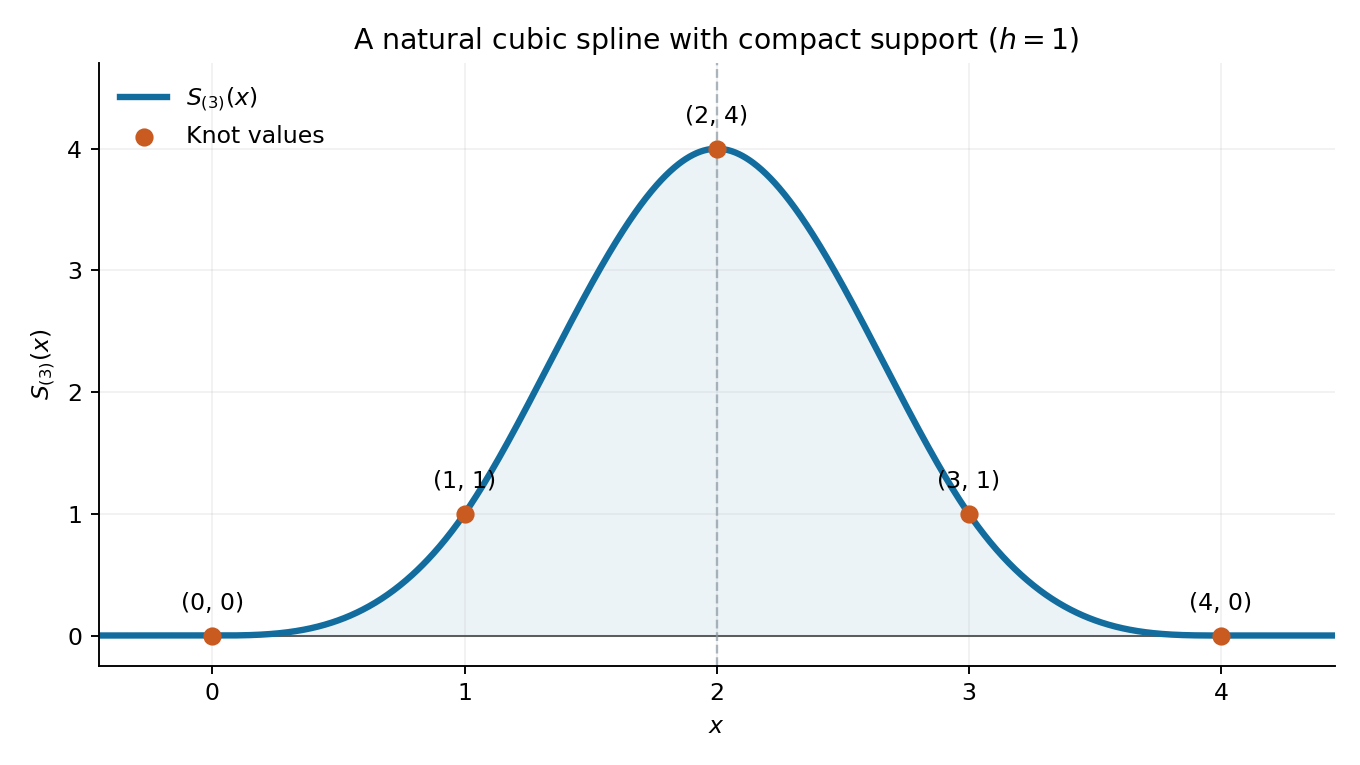

Write the Python code that produced this figure.
"""Original AO2 spline illustration. Python 3.14, NumPy 2.3, Matplotlib 3.10.
Run from any output directory; creates the PNG in the current directory.
"""
from pathlib import Path
from math import comb
import numpy as np
import matplotlib.pyplot as plt
x=np.linspace(-.45,4.45,1401)
y=sum((-1)**k*comb(4,k)*np.maximum(x-k,0)**3 for k in range(5))
y[(x<=0)|(x>=4)]=0
fig,ax=plt.subplots(figsize=(8,4.5),facecolor='white')
ax.set_facecolor('white')
ax.axhline(0,color='#555555',lw=.8)
ax.axvline(2,color='#8c9aa3',lw=1,ls='--',alpha=.7)
ax.plot(x,y,color='#126d9e',lw=2.7,label=r'$S_{(3)}(x)$')
ax.fill_between(x,0,y,color='#126d9e',alpha=.08)
ax.scatter(np.arange(5),[0,1,4,1,0],color='#c95a20',s=45,zorder=4,label='Knot values')
for t,v in enumerate([0,1,4,1,0]):ax.annotate(f'({t}, {v})',(t,v),xytext=(0,11),textcoords='offset points',ha='center',fontsize=10)
ax.set(xlim=(-.45,4.45),ylim=(-.25,4.7),xlabel='$x$',ylabel=r'$S_{(3)}(x)$',xticks=np.arange(5),yticks=np.arange(5),title='A natural cubic spline with compact support ($h=1$)')
ax.spines[['top','right']].set_visible(False)
ax.grid(alpha=.16);ax.legend(loc='upper left',frameon=False)
fig.tight_layout()
fig.savefig(Path.cwd()/'2012-cardinal-cubic-spline.png',dpi=170,facecolor='white')
